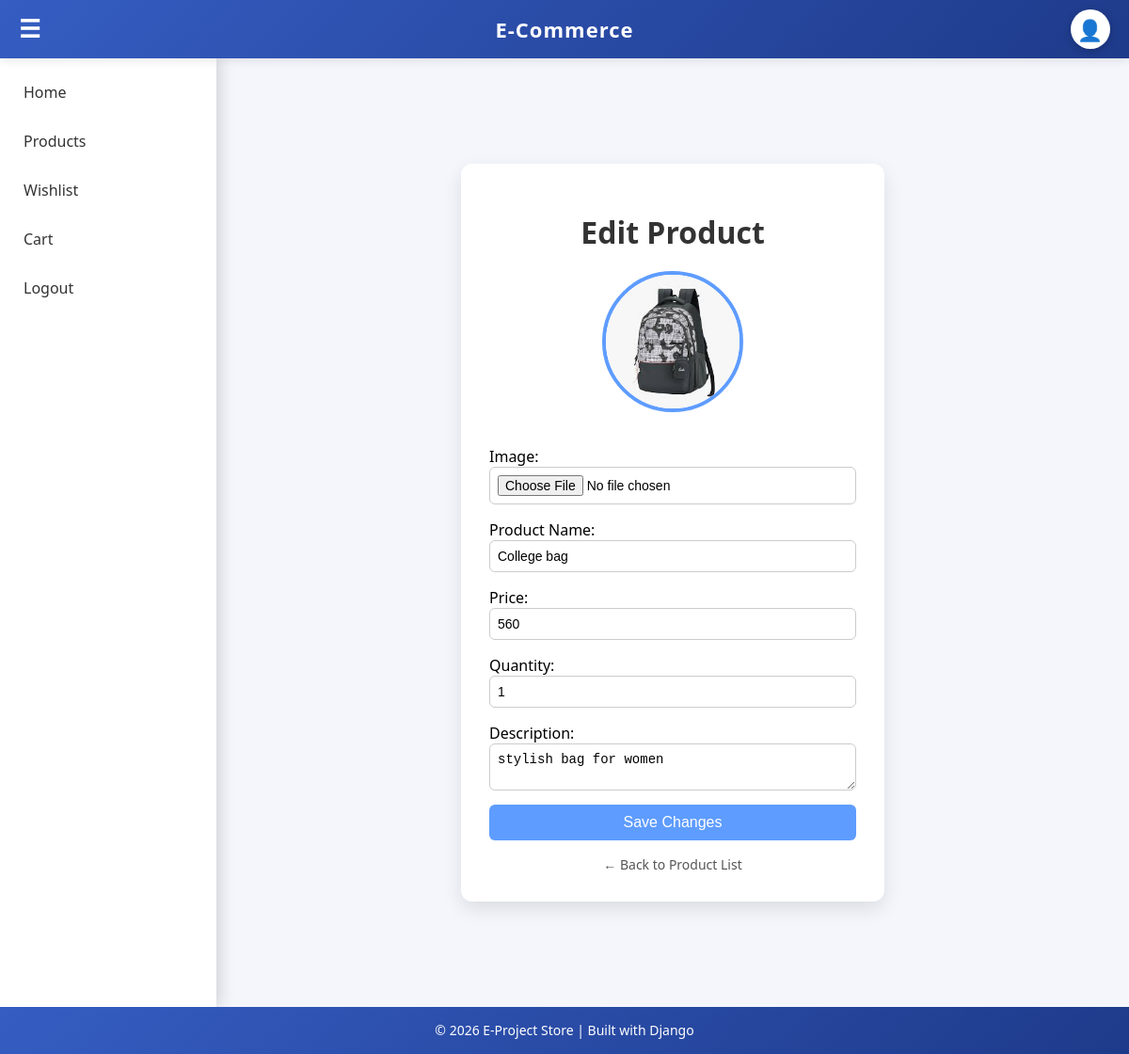
The app's page /edit-product/16/ (signed in) with its own data.
### myapp2/models.py (models this page shows, shortened)
class Productdetails(models.Model):
    image = models.ImageField(upload_to='products/')
    product_name = models.CharField(max_length=200)
    price = models.IntegerField()
    quantity = models.CharField()
    description = models.TextField()

### myapp2/views.py (the view, shortened to what this page needs)
# urls.py: path('edit-product/<int:product_id>/', views.edit_product, name='edit_product'),
@login_required
def edit_product(request, product_id):
    product = get_object_or_404(Productdetails, id=product_id)
    return render(request, 'admin/edit_product.html', {'product': product})

### myapp2/templates/admin/edit_product.html (shortened to what this page needs)
{% extends "base.html" %}
{% block content %}
<div class="edit-container">
    <h1>Edit Product</h1>
    {% if product.image %}
        <img src="{{ product.image.url }}" class="product-image" alt="Product Image">
    {% endif %}
    <form method="POST" enctype="multipart/form-data">
        <p>
            <label for="id_image">Image:</label><br>
            <input type="file" name="image" id="id_image">
        </p>
        <p>
            <label for="id_product_name">Product Name:</label><br>
            <input type="text" name="product_name" id="id_product_name" value="{{ product.product_name }}" required>
        </p>
        <p>
            <label for="id_price">Price:</label><br>
            <input type="number" name="price" id="id_price" value="{{ product.price }}" required>
        </p>
        <p>
            <label for="id_quantity">Quantity:</label><br>
            <input type="text" name="quantity" id="id_quantity" value="{{ product.quantity }}" required>
        </p>
        <p>
            <label for="id_description">Description:</label><br>
            <textarea name="description" id="id_description" required>{{ product.description }}</textarea>
        </p>
        <button type="submit" class="btn-save">Save Changes</button>
    </form>
    <a href="{% url 'myapp2:product_list' %}" class="btn-back">
        ← Back to Product List
    </a>
</div>
{% endblock %}

### myapp2/templates/base.html (style rules this page uses)
* { box-sizing: border-box; }
html, body { margin: 0; padding: 0; width: 100%; min-height: 100%; font-family: 'Segoe UI', Arial, sans-serif; background: #f4f6fb; }

### myapp2/templates/admin/edit_product.html (style rules this page uses)
.edit-container { width: 450px; margin: 60px auto; padding: 30px; background-color: #ffffff; border-radius: 12px; box-shadow: 0 8px 20px rgba(0,0,0,0.1); text-align: center; }
.edit-container h1 { margin-bottom: 20px; color: #333; }
.product-image { width: 150px; height: 150px; border-radius: 50%; object-fit: cover; border: 4px solid #5e9cff; margin-bottom: 20px; }
.edit-container form { text-align: left; }
.edit-container form p { margin-bottom: 15px; }
.edit-container input, .edit-container textarea, .edit-container select { width: 100%; padding: 8px; border-radius: 6px; border: 1px solid #ccc; font-size: 14px; }
.btn-save { width: 100%; padding: 10px; background-color: #5e9cff; color: white; border: none; border-radius: 6px; font-size: 16px; cursor: pointer; transition: 0.3s; }
.btn-back { display: block; text-align: center; margin-top: 15px; text-decoration: none; color: #555; font-size: 14px; }

### records on screen
Productdetails: image (picture), product_name "College bag", price "560", quantity "1", description "stylish bag for women"
